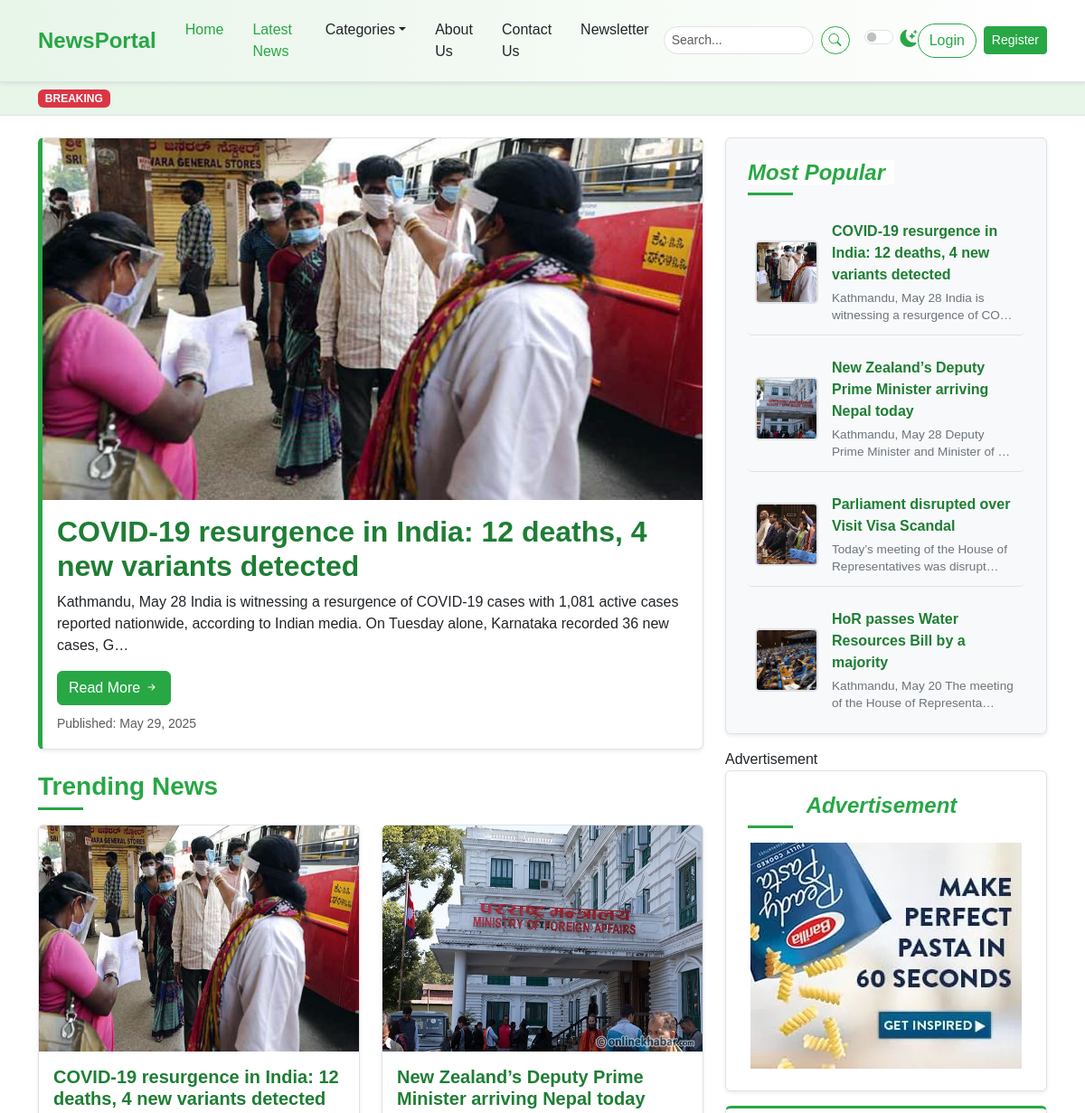
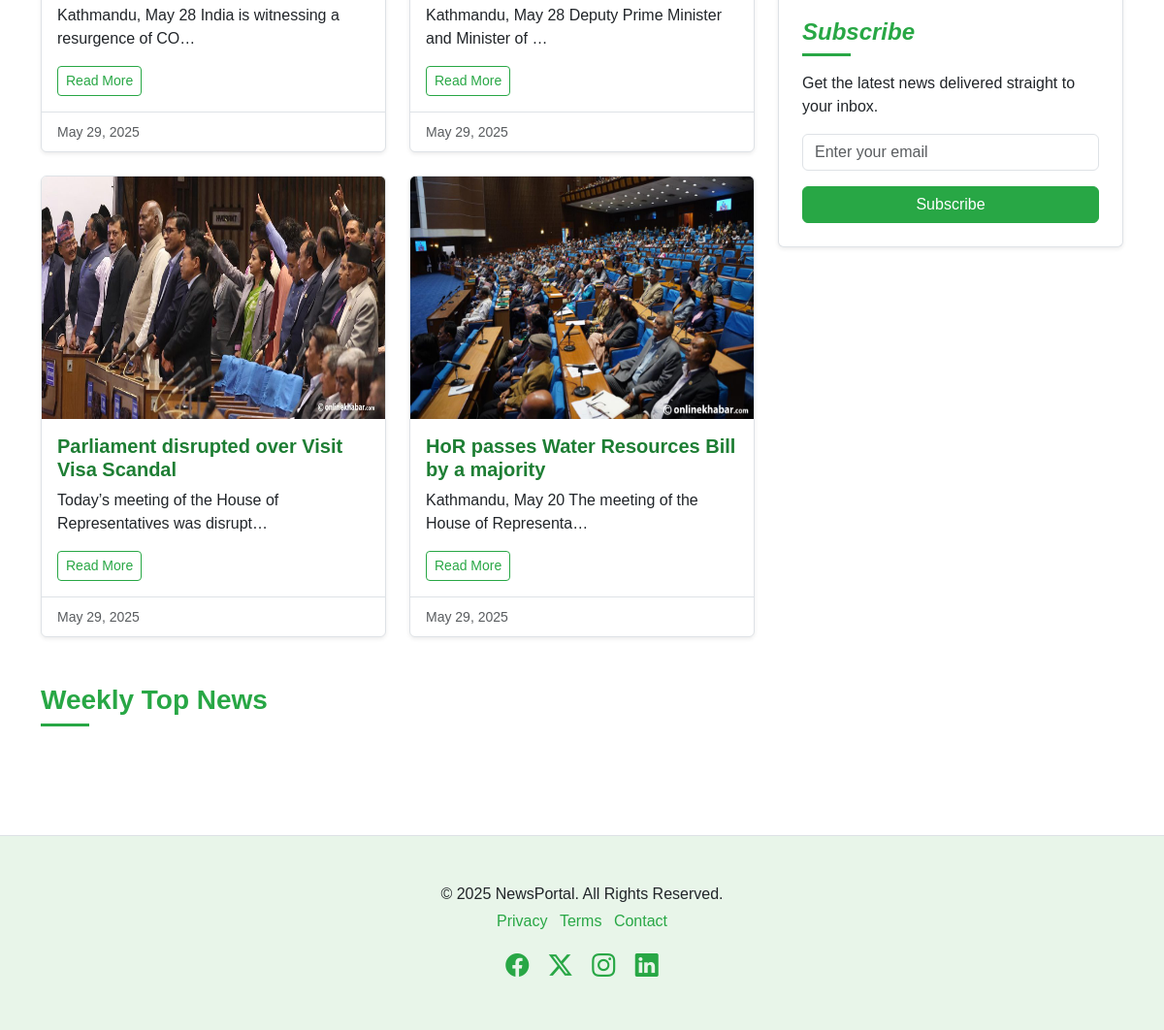
The page / on the database its author committed (2 pictures, top to bottom).
### newspaper/models.py (models this page shows, shortened)
class TimeStampModel(models.Model):
    created_at=models.DateTimeField(auto_now_add=True)
    upated_at=models.DateTimeField(auto_now_add=True)
    class Meta:
        abstract=True # Don't create table in DB

class Post(TimeStampModel):
    STATUS_CHOICES=[
        ("active","Active"),
        ('in_active', 'Inactive')
    ]
    title=models.CharField(max_length=200)
    content=models.TextField()
    featured_image=models.ImageField(upload_to="post_images/%Y/%m/%d", blank=False)
    author=models.ForeignKey("auth.User",on_delete=models.CASCADE)
    status=models.CharField(max_length=20, choices=STATUS_CHOICES,default="active")
    views_count=models.PositiveBigIntegerField(default=0)
    published_at=models.DateTimeField(null=True, blank=True)
    category=models.ForeignKey(Category, on_delete=models.CASCADE)
    tag=models.ManyToManyField(Tag)

class Advertisment(TimeStampModel):
    title=models.CharField(max_length=100)
    image=models.ImageField(upload_to="advertisments/%Y/%m/%d", blank=False)

### newspaper/views.py (the view)
# urls.py: path("", views.HomeView.as_view(), name="home"),
class HomeView(SidebarMixin, ListView):
    model=Post,
    template_name="newsportal/home.html"
    context_object_name="posts"
    queryset=Post.objects.filter(
        published_at__isnull=False, status="active"
    ).order_by("-published_at")[:4]
    def get_context_data(self, **kwargs):
        context=super().get_context_data(**kwargs)
        context["featured_post"]=(
            Post.objects.filter(published_at__isnull=False, status="active")
            .order_by("-published_at", "-views_count")
            .first()
        )
        one_week_ago=timezone.now()-timedelta(days=7)
        context["weekly_top_posts"]=Post.objects.filter(
            published_at__isnull=False, status="active", published_at__gte=one_week_ago
        ).order_by("-published_at", "-views_count")[:5]
        return context

### newspaper/nav.py (called while the page is built)
def navigation(request):
    categories =Category.objects.all()
    return {
        'categories': categories }

### newspaper/views.py (called while the page is built)
    def get_context_data(self, **kwargs):
        context=super().get_context_data(**kwargs)
        context["popular_posts"]=Post.objects.filter(
            published_at__isnull=False, status="active").order_by("-published_at")[:5]
        context["advertisment"]=Advertisment.objects.all().order_by("-created_at").first()
        return context

### templates/newsportal/home.html
{% extends "newsportal/base.html" %}
{% block content%}
{% include "newsportal/home/breaking_news.html" %}
<div class="container mt-4">
    <div class="row">
        <div class="col-lg-8">
            {% include "newsportal/home/left/featured_story.html" %}
            {% include "newsportal/home/left/trending_news.html" %}
            {% include "newsportal/home/left/weekly_top_news.html" %}
        </div>
        <div class="col-lg-4">
            <div class="position-sticky sticky-sidebar-offset">
                {% include "newsportal/home/right/most_popular.html" %}
                {% include "newsportal/home/right/advertisement.html" %}
                {% include "newsportal/home/right/newsletter.html" %}
            </div>
        </div>
    </div>
</div>
{% endblock content%}

### templates/newsportal/home/left/featured_story.html
          <div class="card mb-4 featured-story-card shadow-sm">
            <img src="{{ featured_post.featured_image.url }}"
                 class="card-img-top"
                 alt="{{featured_post.title}}"
                 width="800"
                 height="400"
                 />
            <div class="card-body">
              <h2 class="card-title fw-bold">{{ featured_post.title }}</h2>
              <p class="card-text">
                {{ featured_post.content | truncatechars:200 }}
              </p>
              <a href="{% url 'post-detail' featured_post.pk %}" class="btn btn-success">Read More <i class="bi bi-arrow-right-short"></i></a>
              <p class="card-text mt-2">
                <small class="text-muted">Published: {{ featured_post.published_at |date:"F j, Y" }}</small>
              </p>
            </div>
          </div>

### templates/newsportal/home/left/trending_news.html
<h3 class="mb-3 section-title">
  <span>Trending News</span>
</h3>
<div class="row row-cols-1 row-cols-md-2 g-4">
  {% for post in posts %}
  <div class="col">
    <div class="card h-100 shadow-sm news-card">
      <img src="{{ post.featured_image.url }}" class="card-img-top"
        alt="Trending News 1"
        width="400",
        height="250"
        />
      <div class="card-body">
        <h5 class="card-title">{{ post.title }}</h5>
        <p class="card-text">{{ post.content | truncatechars:60 }}</p>
        <a href="{% url 'post-detail' post.pk %}" class="btn btn-outline-success btn-sm">Read More</a>
      </div>
      <div class="card-footer">
        <small class="text-muted">{{ post.published_at |date:"F j, Y" }}</small>
      </div>
    </div>
  </div>
  {% endfor %}
</div>

### templates/newsportal/home/right/most_popular.html
<div class="p-4 mb-3 bg-light rounded sidebar-widget shadow-sm">
    <h4 class="fst-italic section-title">
        <span>Most Popular</span>
    </h4>
    <ul class="list-unstyled mb-0 popular-list">
        {% for popular_post in popular_posts%}
        <li>
            <img src="{{ popular_post.featured_image.url }}" alt="{{ popular_post.title }}" width="70" height="70" />
            <div>
                <a href="article.html" class="popular-title-link">{{ popular_post.title }}</a>
                <p class="popular-description">{{ popular_post.content | truncatechars:60 }}</p>
            </div>
        </li>
        {% endfor %}
    </ul>
</div>

### templates/newsportal/home/right/advertisement.html
                Advertisement
                <div class="p-4 mb-3 rounded sidebar-widget shadow-sm text-center">
                    <h4 class="fst-italic section-title">
                        <span>Advertisement</span>
                    </h4>
                    <img src="{{ advertisment.image.url }}" class="img-fluid"
                        alt="Advertisement"
                    width="300"
                    height="250"/>
                </div>

### static/css/style.css (style rules this page uses)
:root { --primary-green: #28a745; --light-green: #e8f5e9; --dark-green: #1e7e34; --accent-green: #5cb85c; --text-color-light: #212529; --text-color-dark: #f8f9fa; --bg-light: #ffffff; --bg-dark: #212529; --card-bg-light: #ffffff; --card-bg-dark: #343a40; --border-color-light: #dee2e6; --border-color-dark: #495057; --shadow-sm: 0 0.125rem 0.25rem rgba(0, 0, 0, 0.075); --shadow: 0 0.5rem 1rem rgba(0, 0, 0, 0.15); --transition-speed: 0.3s ease; }
body { font-family: "Poppins", sans-serif; background-color: var(--bg-light); color: var(--text-color-light); transition: background-color var(--transition-speed), color var(--transition-speed); }
.section-title { position: relative; padding-bottom: 10px; margin-bottom: 20px; font-weight: 600; color: var(--primary-green); }
.section-title span { position: relative; z-index: 1; background-color: var(--bg-light); padding-right: 10px; }
.section-title::after { content: ""; position: absolute; left: 0; bottom: 0; width: 50px; height: 3px; background-color: var(--primary-green); }
.card { border: 1px solid var(--border-color-light); transition: box-shadow var(--transition-speed), transform var(--transition-speed); background-color: var(--card-bg-light); color: var(--text-color-light); }
.featured-story-card { border-left: 5px solid var(--primary-green); }
.card-title { color: var(--dark-green); font-weight: 600; }
.card-footer { background-color: transparent; border-top: 1px solid var(--border-color-light); }
.sidebar-widget { background-color: var(--card-bg-light); border: 1px solid var(--border-color-light); padding: 1.5rem !important; }
.sidebar-widget h4 { color: var(--primary-green); margin-bottom: 1rem; }
.popular-list li { display: flex; align-items: center; margin-bottom: 0.75rem; padding: 0.75rem 0.5rem; border-bottom: 1px solid var(--border-color-light); transition: background-color var(--transition-speed); border-radius: 5px; }
.popular-list li:last-child { border-bottom: none; margin-bottom: 0; padding-bottom: 0; }
.popular-list img { width: 70px; height: 70px; object-fit: cover; border-radius: 5px; margin-right: 15px; flex-shrink: 0; border: 2px solid var(--border-color-light); }
.popular-list li div { display: flex; flex-direction: column; justify-content: center; flex-grow: 1; }
.popular-list .popular-title-link { text-decoration: none; color: var(--dark-green); font-weight: 600; margin-bottom: 0.25rem; display: block; transition: color var(--transition-speed); }
.popular-list .popular-description { font-size: 0.85rem; color: #6c757d; margin-bottom: 0; line-height: 1.4; }
.popular-list a { text-decoration: none; color: var(--text-color-light); transition: color var(--transition-speed); flex-grow: 1; }
.btn-success { background-color: var(--primary-green); border-color: var(--primary-green); transition: background-color var(--transition-speed), border-color var(--transition-speed), box-shadow var(--transition-speed); }
.btn-outline-success { color: var(--primary-green); border-color: var(--primary-green); transition: background-color var(--transition-speed), color var(--transition-speed); }
.sticky-sidebar-offset { top: 6rem; }

### rows shown on the page
Post: featured_image (picture), title "COVID-19 resurgence in India: 12 deaths, 4 new variants detected", content "Kathmandu, May 28 India is witnessing a resurgence of COVID-19 cases with 1,081 active cases reported nationwide, according to Indian media. On Tuesday alone, Karnataka recorded 36 new cases, G…", published_at "May 29, 2025", content "Kathmandu, May 28 India is witnessing a resurgence of CO…"
Post: featured_image (picture), title "New Zealand’s Deputy Prime Minister arriving Nepal today", content "Kathmandu, May 28 Deputy Prime Minister and Minister of …", published_at "May 29, 2025"
Post: featured_image (picture), title "Parliament disrupted over Visit Visa Scandal", content "Today’s meeting of the House of Representatives was disrupt…", published_at "May 29, 2025"
Post: featured_image (picture), title "HoR passes Water Resources Bill by a majority", content "Kathmandu, May 20 The meeting of the House of Representa…", published_at "May 29, 2025"
Advertisment: image (picture)
